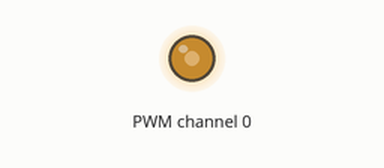
The program below on a simulated Raspberry Pi Pico running MicroPython. Shown: output pins drawn as LEDs (lit = HIGH).

Above: at 0.1 s.
Timing chart, 0 to 1.6 s (numbered marks = the images above):
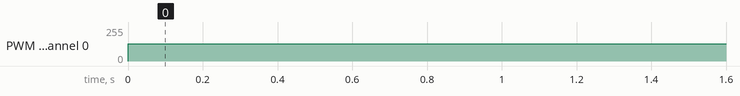

Measured:
- by itself, PWM channel 0: 0/255 → 128/255 at 0.00 s

The program:

output_pca9685_test.py
```python
from machine import Pin, I2C
from pca9685 import PCA9685
import time

# Initialize the I2C bus
i2c = I2C(0, scl=Pin(17), sda=Pin(16), freq=400000)

# Initialize PCA9685
pca = PCA9685(i2c, address=0x50)

# Set PWM frequency to 200Hz
pca.freq(200)

# Run PWM continuously on channel 0
while True:
    pca.duty(0, 2048)  # Set channel 0 to 50% duty cycle
    time.sleep(1)
```
